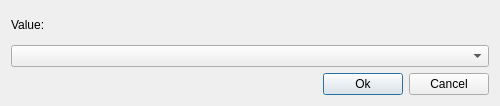
<?xml version="1.0" encoding="UTF-8"?>
<ui version="4.0">
 <class>ConfigureMemoryDialog</class>
 <widget class="QDialog" name="ConfigureMemoryDialog">
  <property name="geometry">
   <rect>
    <x>0</x>
    <y>0</y>
    <width>500</width>
    <height>106</height>
   </rect>
  </property>
  <property name="windowTitle">
   <string>Configure memory</string>
  </property>
  <layout class="QGridLayout" name="gridLayout">
   <item row="0" column="0">
    <widget class="QLabel" name="label">
     <property name="text">
      <string>Value:</string>
     </property>
    </widget>
   </item>
   <item row="1" column="0">
    <widget class="QComboBox" name="comboBox"/>
   </item>
   <item row="2" column="0">
    <layout class="QHBoxLayout" name="horizontalLayout">
     <item>
      <spacer name="horizontalSpacer">
       <property name="orientation">
        <enum>Qt::Horizontal</enum>
       </property>
       <property name="sizeHint" stdset="0">
        <size>
         <width>175</width>
         <height>20</height>
        </size>
       </property>
      </spacer>
     </item>
     <item>
      <widget class="QPushButton" name="btnOk">
       <property name="text">
        <string>Ok</string>
       </property>
      </widget>
     </item>
     <item>
      <widget class="QPushButton" name="btnCancel">
       <property name="text">
        <string>Cancel</string>
       </property>
      </widget>
     </item>
    </layout>
   </item>
  </layout>
 </widget>
 <resources/>
 <connections>
  <connection>
   <sender>btnOk</sender>
   <signal>clicked()</signal>
   <receiver>ConfigureMemoryDialog</receiver>
   <slot>accept()</slot>
   <hints>
    <hint type="sourcelabel">
     <x>341</x>
     <y>79</y>
    </hint>
    <hint type="destinationlabel">
     <x>249</x>
     <y>52</y>
    </hint>
   </hints>
  </connection>
  <connection>
   <sender>btnCancel</sender>
   <signal>clicked()</signal>
   <receiver>ConfigureMemoryDialog</receiver>
   <slot>reject()</slot>
   <hints>
    <hint type="sourcelabel">
     <x>441</x>
     <y>79</y>
    </hint>
    <hint type="destinationlabel">
     <x>249</x>
     <y>52</y>
    </hint>
   </hints>
  </connection>
 </connections>
</ui>
